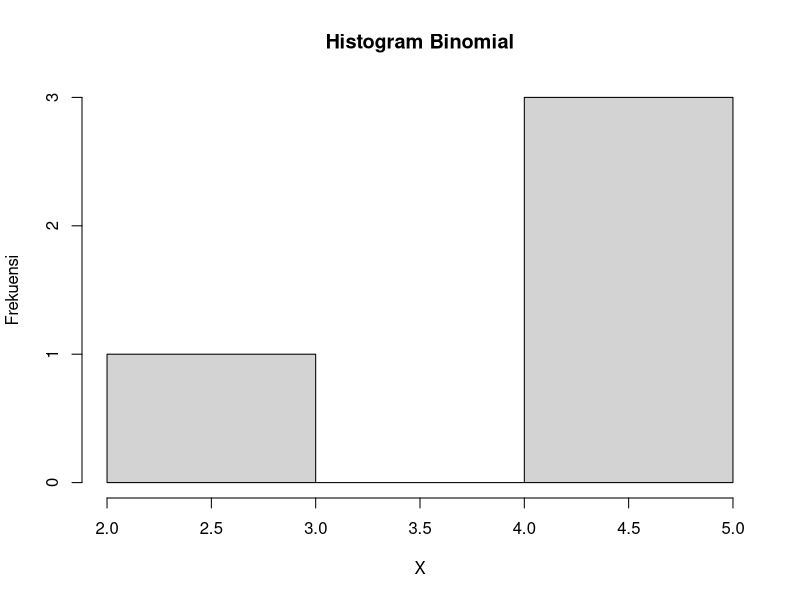

This figure's R source:
n = 20
p = 0.2

# Poin A
x = 4
probability = dbinom(x, n, prob = p, log = FALSE)
probability

# Poin B
hist(rbinom(x, n, prob = p), 
     xlab = "X", ylab = "Frekuensi", 
     main = "Histogram Binomial")

# Poin C
mean = n * (prob = p)
mean
variance = n * (prob = p) * (1 - (prob = p))
variance 
